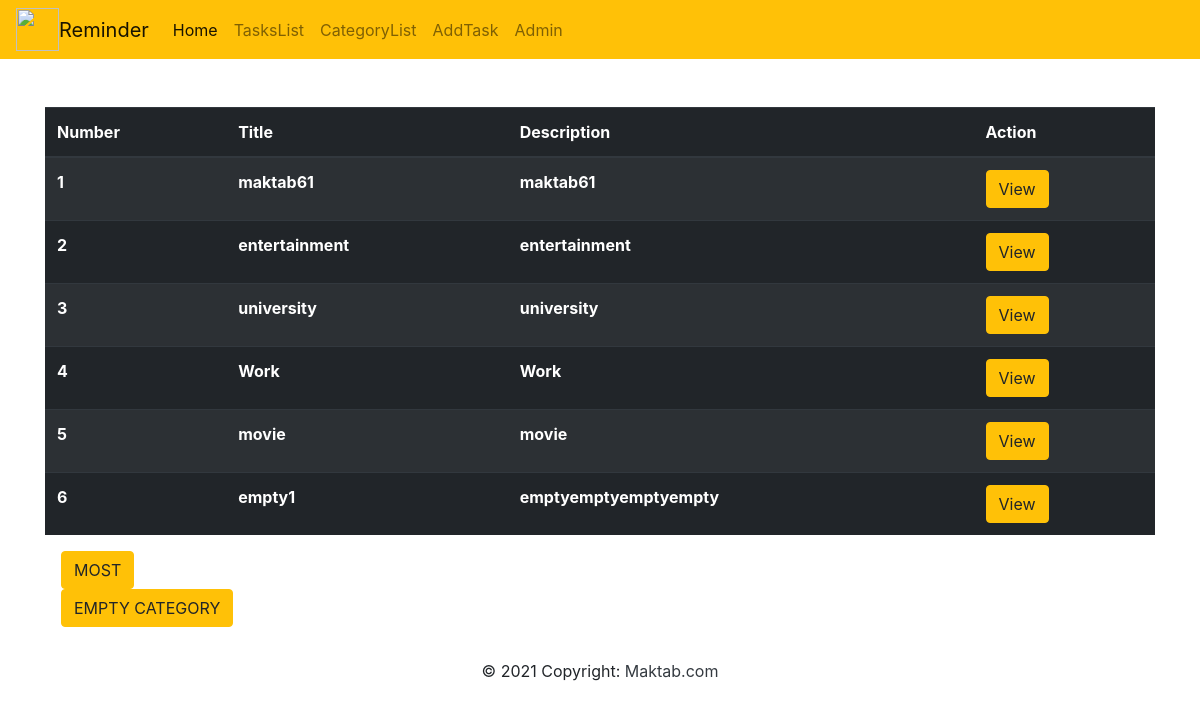
Page /categorylist/ on the committed database.
### todo/models.py (models this page shows, shortened)
class Category(models.Model):
    category_name = models.CharField(max_length=100, blank=False)
    description = models.TextField(max_length=500)

### todo/views.py (the view, shortened to what this page needs)
# urls.py: path("categorylist/", CategoryList.as_view(), name="category_list"),
class CategoryList(ListView):
    model = Category
    template_name = "todo/category_list.html"

### template/todo/category_list.html (shortened to what this page needs)
{% extends "base.html" %}
{% load static %}
{% block content %}
    <div class="container mt-5">
            <table class="table table-striped mt-4 table-dark">
                <thead>
                    <tr>
                        <th scope="col">
                            Number
                        </th>
                        <th scope="col">
                            Title
                        </th>
                        <th scope="col">
                            Description
                        </th>
                        <th scope="col">
                            Action
                        </th>
                    </tr>
                </thead>
                <tbody>
                    {% for cat in object_list %}
                        <tr>
                            <th scope="row">{{forloop.counter}}</th>
                            <th >{{cat.category_name}}</th>
                            <th >{{cat.description}}</th>
                            <th>
                                <a href="{% url 'category_detail' cat.pk %}" class="btn btn-warning">View</a>
                            </th>
                        </tr>
                    {% endfor %}
                </tbody>
            </table>
        <div class="m-3">
            <form method="post">
                <a href="#" class="btn btn-warning" id="most">MOST</a>
            </form>
            <button class="btn btn-warning" id="empty">EMPTY CATEGORY</button>
        </div>
        </div>
{% endblock %}

### rows in the picture
Category: category_name "maktab61", description "maktab61"
Category: category_name "entertainment", description "entertainment"
Category: category_name "university", description "university"
Category: category_name "Work", description "Work"
Category: category_name "movie", description "movie"
Category: category_name "empty1", description "emptyemptyemptyempty"
